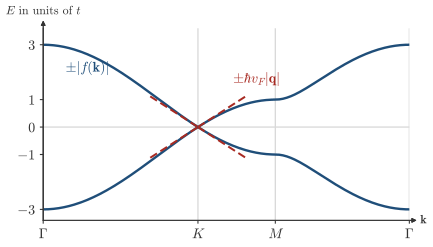

Write the Python code that produced this figure.
"""Session 2, Section 2.11a, the bands of graphene from (2.19) along Gamma-K-M-Gamma, with the Dirac cone (2.21) at K.

The bands are computed by the pyqula script webnotes/scripts/session02/g4_graphene_bands.py, which the student
downloads under the figure: the honeycomb lattice with the bond length a = 1 and the default first-neighbor hopping +1,
the +t of (2.19). The path is given in reduced momenta, K = (2/3, -1/3) and M = (1/2, -1/2), which are the corner
K = (2 pi/3, 2 pi/3 sqrt3) and the point M = (2 pi/3, 0) of the notes in the frame of pyqula, with one bond along x.
The red dashed lines are the cone +-hbar v_F |q| with hbar v_F = 3ta/2 of (2.20). The asserts check the energies at
Gamma, K and M, the range of the bands and the slope at K, so that the caption can state them."""
import os, sys
sys.path.insert(0, os.path.join(os.path.dirname(os.path.abspath(__file__)), '..'))
import numpy as np
import style

d = style.run_script('session02/g4_graphene_bands.py')
g, bands, steps = d['g'], d['bands'], d['steps']
A = np.array([g.a1[:2], g.a2[:2]])
B = 2 * np.pi * np.linalg.inv(A).T                               # reciprocal vectors as rows, a_i . b_j = 2 pi delta_ij
kc = np.array([np.asarray(k)[:2] @ B for k in d['kpath']])       # Cartesian momentum of each step, in units of 1/a
K, M = d['K'][:2] @ B, d['M'][:2] @ B
assert np.allclose(K, [2 * np.pi / 3, 2 * np.pi / (3 * np.sqrt(3))]) and np.allclose(M, [2 * np.pi / 3, 0.])
iK, iM = steps[0], steps[0] + steps[1]
assert np.allclose(kc[iK], K) and np.allclose(kc[iM], M) and len(kc) == len(bands) == sum(steps) + 1
assert np.allclose(bands[0], [-3, 3]) and np.allclose(bands[-1], [-3, 3])          # |f| = 3t at Gamma
assert np.abs(bands[iK]).max() < 1e-9                                               # f(K) = 0, the bands touch
assert np.allclose(bands[iM], [-1, 1])                                              # |f| = t at M
assert abs(bands.min() + 3) < 1e-9 and abs(bands.max() - 3) < 1e-9                  # the bands span -3t to 3t
vF = 1.5                                                                            # 3 t a / 2 hbar for t = a = 1
dK = np.linalg.norm(kc - K, axis=1)
near = (dK > 0) & (dK < 0.03)                     # the two steps next to K, one on each side, 0.02 away from it
assert near.sum() == 2 and abs(np.mean(bands[near, 1] / dK[near]) - vF) < 1e-3      # the slope of the cone at K
hk = g.get_hamiltonian(has_spin=False).get_hk_gen()                                 # the same Hamiltonian, no file written
for th in np.linspace(0, 2 * np.pi, 7)[:-1]:                                        # the slope 3/2 in every direction
    q = 1e-5 * np.array([np.cos(th), np.sin(th)])
    kr = A @ (K + q) / (2 * np.pi)
    assert abs(np.linalg.eigvalsh(hk([kr[0], kr[1], 0.]))[1] / 1e-5 - vF) < 1e-4
x = np.concatenate([[0], np.cumsum(np.linalg.norm(np.diff(kc, axis=0), axis=1))])   # distance along the path
xt = [x[0], x[iK], x[iM], x[-1]]

fig, ax = style.figure(height_cm=6.6, width_cm=12.5)
ax.plot(x, bands[:, 1], color=style.ACCENT); ax.plot(x, bands[:, 0], color=style.ACCENT)
cone = dK < 0.75
for side in (x < x[iK] + 1e-9, x > x[iK] - 1e-9):
    sel = cone & side
    ax.plot(x[sel], vF * dK[sel], color=style.BROKEN, ls=(0, (4, 2)), lw=1.5)
    ax.plot(x[sel], -vF * dK[sel], color=style.BROKEN, ls=(0, (4, 2)), lw=1.5)
for xv in xt:
    style.guide(ax, x=xv)
style.guide(ax, y=0)
style.arrows(ax, xlabel=r'$\mathbf{k}$', ylabel=r'$E$ in units of $t$', ticks=True)
ax.set_xticks(xt); ax.set_xticklabels([r'$\Gamma$', r'$K$', r'$M$', r'$\Gamma$'])
ax.set_yticks([-3, -1, 0, 1, 3]); ax.set_yticklabels([r'$-3$', r'$-1$', '0', '1', '3'])
ax.tick_params(labelsize=10.5, length=2.5)
ax.spines['left'].set_visible(True)
ax.set_xlim(0, xt[-1]); ax.set_ylim(-3.4, 3.6)
style.label(ax, x[iK] + 0.55, 1.75, r'$\pm\hbar v_F|\mathbf{q}|$', color=style.BROKEN, fontsize=10.5, ha='left')
style.label(ax, 0.35, 2.15, r'$\pm|f(\mathbf{k})|$', color=style.ACCENT, fontsize=10.5, ha='left')
style.save(fig, __file__)
